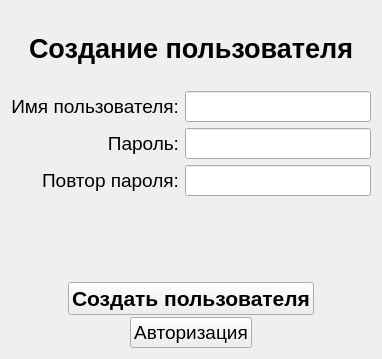
<?xml version="1.0" encoding="UTF-8"?>
<ui version="4.0"> 
 <class>Window_Registration</class>
 <widget class="QWidget" name="Window_Registration">
  <property name="geometry">
   <rect>
    <x>0</x>
    <y>0</y>
    <width>382</width>
    <height>359</height>
   </rect>
  </property>
  <property name="windowTitle">
   <string>Form</string>
  </property>
  <layout class="QVBoxLayout" name="verticalLayout">
   <item>
    <widget class="QLabel" name="mainLabel">
     <property name="font">
      <font>
       <pointsize>20</pointsize>
       <weight>75</weight>
       <bold>true</bold>
      </font>
     </property>
     <property name="text">
      <string>Создание пользователя</string>
     </property>
     <property name="textFormat">
      <enum>Qt::AutoText</enum>
     </property>
     <property name="alignment">
      <set>Qt::AlignCenter</set>
     </property>
    </widget>
   </item>
   <item>
    <layout class="QFormLayout" name="formLayout">
     <property name="labelAlignment">
      <set>Qt::AlignRight|Qt::AlignTrailing|Qt::AlignVCenter</set>
     </property>
     <item row="0" column="0">
      <widget class="QLabel" name="labelUser">
       <property name="font">
        <font>
         <pointsize>14</pointsize>
        </font>
       </property>
       <property name="text">
        <string>Имя пользователя:</string>
       </property>
       <property name="alignment">
        <set>Qt::AlignRight|Qt::AlignTrailing|Qt::AlignVCenter</set>
       </property>
      </widget>
     </item>
     <item row="0" column="1">
      <widget class="QLineEdit" name="login">
       <property name="font">
        <font>
         <pointsize>14</pointsize>
        </font>
       </property>
      </widget>
     </item>
     <item row="1" column="0">
      <widget class="QLabel" name="labelPassword">
       <property name="font">
        <font>
         <pointsize>14</pointsize>
        </font>
       </property>
       <property name="text">
        <string>Пароль:</string>
       </property>
       <property name="alignment">
        <set>Qt::AlignRight|Qt::AlignTrailing|Qt::AlignVCenter</set>
       </property>
      </widget>
     </item>
     <item row="1" column="1">
      <widget class="QLineEdit" name="password">
       <property name="font">
        <font>
         <pointsize>14</pointsize>
        </font>
       </property>
       <property name="echoMode">
        <enum>QLineEdit::Password</enum>
       </property>
      </widget>
     </item>
     <item row="2" column="0">
      <widget class="QLabel" name="labelRepeatPassword">
       <property name="font">
        <font>
         <pointsize>14</pointsize>
        </font>
       </property>
       <property name="text">
        <string>Повтор пароля:</string>
       </property>
       <property name="alignment">
        <set>Qt::AlignRight|Qt::AlignTrailing|Qt::AlignVCenter</set>
       </property>
      </widget>
     </item>
     <item row="2" column="1">
      <widget class="QLineEdit" name="repeatPassword">
       <property name="font">
        <font>
         <pointsize>14</pointsize>
        </font>
       </property>
       <property name="echoMode">
        <enum>QLineEdit::Password</enum>
       </property>
      </widget>
     </item>
    </layout>
   </item>
   <item>
    <widget class="QLabel" name="labelError">
     <property name="font">
      <font>
       <pointsize>10</pointsize>
      </font>
     </property>
     <property name="styleSheet">
      <string notr="true">QLabel { color: rgb(230, 0, 0); } </string>
     </property>
     <property name="text">
      <string/>
     </property>
     <property name="alignment">
      <set>Qt::AlignCenter</set>
     </property>
    </widget>
   </item>
   <item>
    <layout class="QVBoxLayout" name="verticalLayout_2">
     <property name="spacing">
      <number>2</number>
     </property>
     <item>
      <layout class="QHBoxLayout" name="horizontalLayout">
       <item>
        <widget class="QPushButton" name="buttonCreate">
         <property name="sizePolicy">
          <sizepolicy hsizetype="Maximum" vsizetype="Fixed">
           <horstretch>0</horstretch>
           <verstretch>0</verstretch>
          </sizepolicy>
         </property>
         <property name="font">
          <font>
           <pointsize>16</pointsize>
           <weight>75</weight>
           <bold>true</bold>
          </font>
         </property>
         <property name="layoutDirection">
          <enum>Qt::LeftToRight</enum>
         </property>
         <property name="text">
          <string>Создать пользователя</string>
         </property>
        </widget>
       </item>
      </layout>
     </item>
     <item>
      <layout class="QHBoxLayout" name="horizontalLayout_2">
       <property name="spacing">
        <number>2</number>
       </property>
       <item>
        <widget class="QPushButton" name="buttonAuthorization">
         <property name="sizePolicy">
          <sizepolicy hsizetype="Maximum" vsizetype="Fixed">
           <horstretch>0</horstretch>
           <verstretch>0</verstretch>
          </sizepolicy>
         </property>
         <property name="font">
          <font>
           <pointsize>14</pointsize>
          </font>
         </property>
         <property name="text">
          <string>Авторизация</string>
         </property>
         <property name="flat">
          <bool>false</bool>
         </property>
        </widget>
       </item>
      </layout>
     </item>
    </layout>
   </item>
  </layout>
 </widget>
 <resources/>
 <connections/>
</ui>
